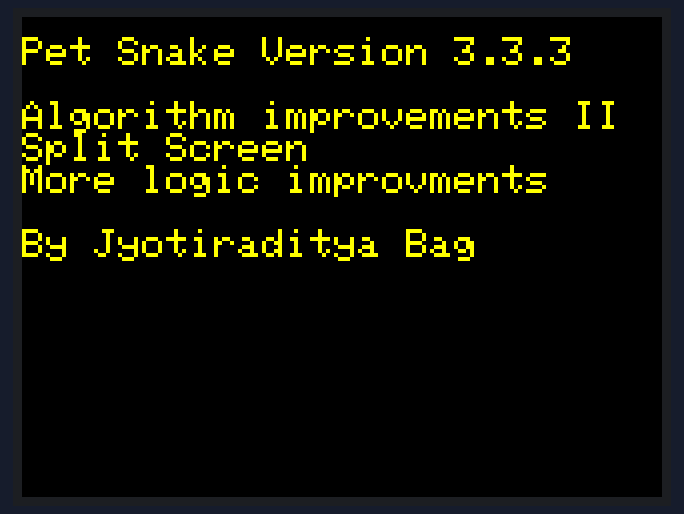
Simulated run of this sketch. Board: Arduino Uno, built with avr-gcc and run on an emulated ATmega328P. Shown: 320×240 colour display. Random numbers use the default seed unless the sketch sets one.

Above: at 0.4 s.
At 5.4 s:
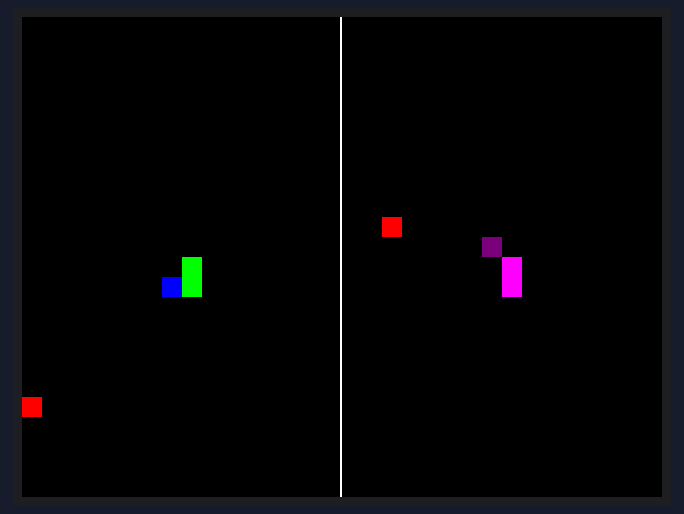
At 10.0 s:
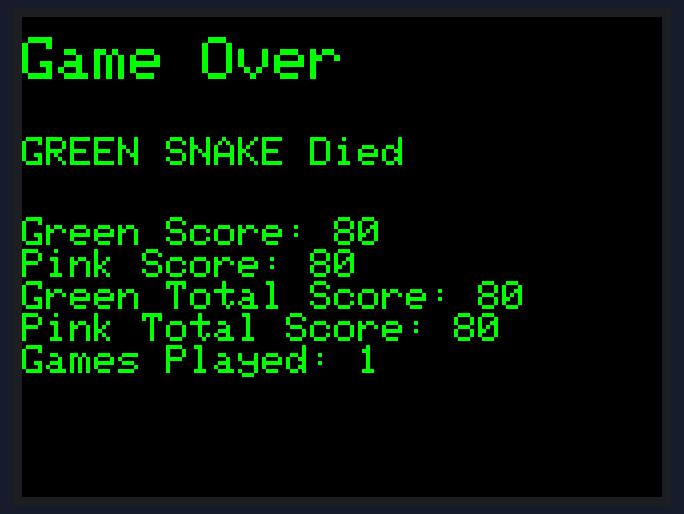
At 21.77 s:
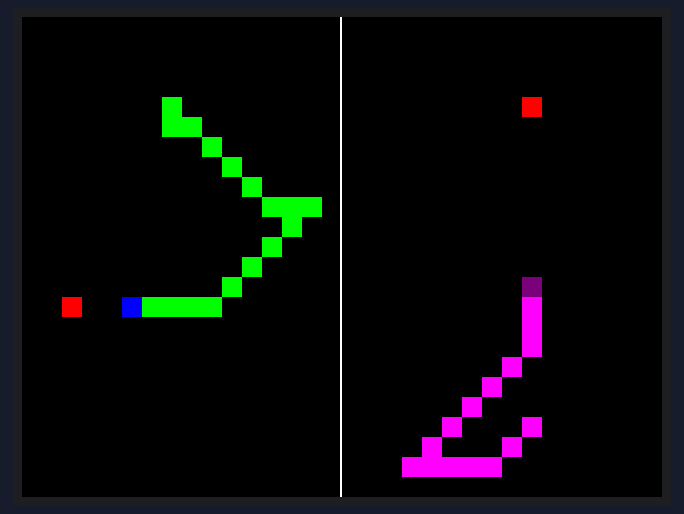
At 23.4 s:
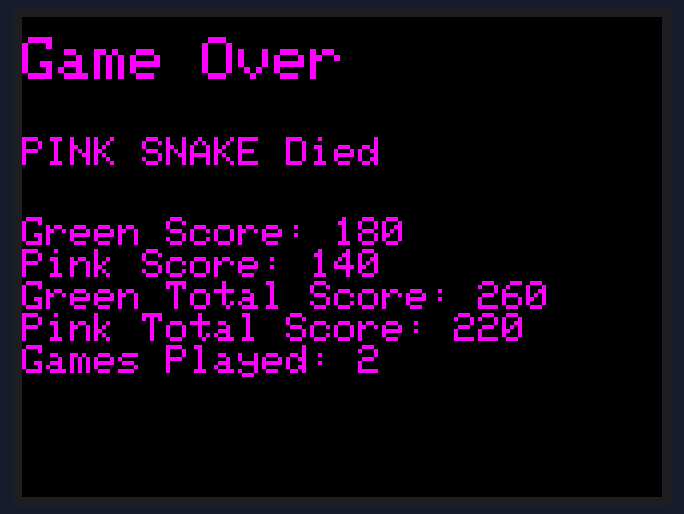
At 33.6 s:
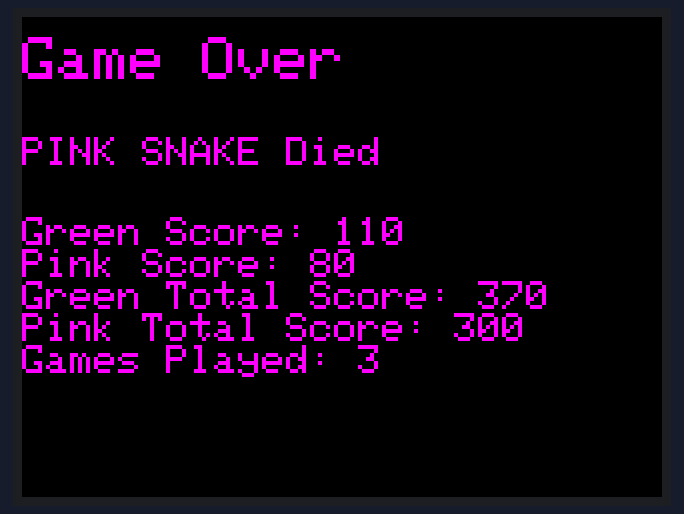

The sketch:

PET_SNAKE_V3.3.3.ino
```cpp
#include <MCUFRIEND_kbv.h>
MCUFRIEND_kbv tft;

#define TFT_BLACK   0x0000
#define TFT_BLUE    0x001F
#define TFT_RED     0xF800
#define TFT_GREEN   0x07E0
#define TFT_CYAN    0x07FF
#define TFT_MAGENTA 0xF81F
#define TFT_YELLOW  0xFFE0
#define TFT_WHITE   0xFFFF
#define TFT_VIOLET  0x780F

// Game variables for snake1
int snake1X[100], snake1Y[100], numSegments1;
int dir1X, dir1Y;
int target1  = 0; // 0 for apple1, 1 for apple2, 2 for apple3, 3 for apple4
int score1 = 0;
int totalScore1 = 0;

// Game variables for snake2
int snake2X[100], snake2Y[100], numSegments2;
int dir2X, dir2Y;
int target2 = 1; // 0 for apple1, 1 for apple2
int score2 = 0;
int totalScore2 = 0;

//game counter
int gameCount = 0;

// Variables for four apples
int apple1X, apple1Y;
int apple2X, apple2Y;
//int apple3X, apple3Y;
//int apple4X, apple4Y;

// Grid size
int gridSize = 10;

void versionInfo()
{
  tft.fillScreen(TFT_BLACK);
  tft.setCursor(0,10);
  tft.setTextColor(TFT_YELLOW);
  tft.setTextSize(2);
  tft.println("Pet Snake Version 3.3.3");
  tft.println(" ");
  tft.println("Algorithm improvements II");
  tft.println("Split Screen");
  tft.println("More logic improvments");
  tft.println(" ");
  tft.println("By Jyotiraditya Bag");
  delay(5000);

}
void setup() {
  uint16_t ID = tft.readID();
    tft.begin(ID);
    tft.setRotation(1);
    clearScreen();
    versionInfo();
    clearScreen();
    randomSeed(analogRead(0));
    startGame();
}

void loop() {
  int oldTail1X = snake1X[numSegments1 - 1];
  int oldTail1Y = snake1Y[numSegments1 - 1];

  int oldTail2X = snake2X[numSegments2 - 1];
  int oldTail2Y = snake2Y[numSegments2 - 1];

  moveSnake(snake1X, snake1Y, &dir1X, &dir1Y, &numSegments1, &target1, apple1X, apple1Y, apple2X, apple2Y, 0, tft.width()/2);

  moveSnake(snake2X, snake2Y, &dir2X, &dir2Y, &numSegments2, &target2, apple1X, apple1Y, apple2X, apple2Y, tft.width()/2, tft.width());


  if (snake1X[0] == apple1X && snake1Y[0] == apple1Y) {
    eatApple(snake1X, snake1Y, &numSegments1, &target1, &score1);
    spawnApple(&apple1X,&apple1Y, 0, tft.width()/2);
  }


  if (snake1X[0] == apple2X && snake1Y[0] == apple2Y) {
    eatApple(snake1X, snake1Y, &numSegments1, &target1, &score1);
    spawnApple(&apple2X,&apple2Y, tft.width()/2, tft.width());
  }

    if (snake2X[0] == apple1X && snake2Y[0] == apple1Y) {
    eatApple(snake2X, snake2Y, &numSegments2, &target2, &score2);
    spawnApple(&apple1X,&apple1Y, 0, tft.width()/2);
  }


  if (snake2X[0] == apple2X && snake2Y[0] == apple2Y) {
    eatApple(snake2X, snake2Y, &numSegments2, &target2, &score2);
    spawnApple(&apple2X,&apple2Y, tft.width()/2, tft.width());
  }


  if (checkCollision(snake1X, snake1Y,numSegments1)) {
    score1 -= 20;// lose points on dying
    totalScore1 += score1;
    totalScore2 += score2;
    gameOver("GREEN SNAKE", TFT_GREEN, score1, score2, totalScore1, totalScore2, gameCount);
    clearScreen();
    startGame();
  }


  if (checkCollision(snake2X,snake2Y,numSegments2)) {
    score2 -= 20;// lose points on dying
    totalScore1 += score1;
    totalScore2 += score2;
    gameOver("PINK SNAKE", TFT_MAGENTA, score1, score2, totalScore1, totalScore2, gameCount);
    clearScreen();
    startGame();
  }


  // Erase old tail positions
  tft.fillRect(oldTail1X, oldTail1Y, gridSize, gridSize,TFT_BLACK);

  tft.fillRect(oldTail2X, oldTail2Y, gridSize, gridSize,TFT_BLACK);


  drawSnake(snake1X,snake1Y,numSegments1,TFT_BLUE,TFT_GREEN);


  drawSnake(snake2X,snake2Y,numSegments2,TFT_VIOLET,TFT_MAGENTA);

  tft.fillRect(tft.width()/2 -1, 0, 1, tft.height(), TFT_WHITE);


  delay(50);
}

void clearScreen() {
    tft.fillScreen(TFT_BLACK);
    tft.fillRect(tft.width()/2 -1, 0, 1, tft.height(), TFT_WHITE);
}

void startGame() {

   numSegments1 = numSegments2 =3;

   // Initialize the positions of the snakes to be in the middle of the screen
   for(int i=0;i<numSegments1;i++){
       snake1X[i] = (tft.width() / gridSize) /4 * gridSize;
       snake1Y[i] = ((tft.height() / gridSize) /2 + i) * gridSize;
   }
   for(int i=0;i<numSegments2;i++){
       snake2X[i] = (tft.width() / gridSize) *3/4 * gridSize;
       snake2Y[i] = ((tft.height() / gridSize) /2 + i) * gridSize;
   }

   spawnApple(&apple1X,&apple1Y, 0, tft.width()/2);

   spawnApple(&apple2X,&apple2Y, tft.width()/2, tft.width());


   //reset scores for new game
   score1 = score2 = 0;

   //increase game counter
   gameCount++;
}

void spawnApple(int* appleX,int* appleY, int minX, int maxX) {
    *appleX = random(minX / gridSize, maxX / gridSize) * gridSize;
    *appleY = random(tft.height() / gridSize) * gridSize;

    // Draw apple
    tft.fillRect(*appleX, *appleY, gridSize, gridSize, TFT_RED);
}

void moveSnake(int* snakeX,int* snakeY,int* dirX,int* dirY,int* numSegments, int* target, int apple1X, int apple1Y, int apple2X, int apple2Y, int minX, int maxX) {
    // Simple AI: stick to chosen apple until it is eaten
    int newDirX = *dirX;
    int newDirY = *dirY;
    if (*target == 0) {
        if (apple1X != *snakeX && apple1Y != *snakeY) {
            newDirX = (apple1X > *snakeX) ? gridSize : -gridSize;
            newDirY = (apple1Y > *snakeY) ? gridSize : -gridSize;
        } else if (apple1X != *snakeX) {
            newDirX = (apple1X > *snakeX) ? gridSize : -gridSize;
            newDirY = 0;
        } else if (apple1Y != *snakeY) {
            newDirY = (apple1Y > *snakeY) ? gridSize : -gridSize;
            newDirX = 0;
        }
    }
    else if (*target == 1) {
        if (apple2X != *snakeX && apple2Y != *snakeY) {
            newDirX = (apple2X > *snakeX) ? gridSize : -gridSize;
            newDirY = (apple2Y > *snakeY) ? gridSize : -gridSize;
        } else if (apple2X != *snakeX) {
            newDirX = (apple2X > *snakeX) ? gridSize : -gridSize;
            newDirY = 0;
        } else if (apple2Y != *snakeY) {
            newDirY = (apple2Y > *snakeY) ? gridSize : -gridSize;
            newDirX = 0;
        }
    }

    // Check for collisions in the new direction
    int newX = *snakeX + newDirX;
    int newY = *snakeY + newDirY;
    bool collision = false;
    for(int i=0; i<*numSegments; i++) {
        if(newX == *(snakeX+i) && newY == *(snakeY+i)) {
            collision = true;
            break;
        }
    }

    // If a collision is detected, try turning left or right
    if (collision) {
        // Try turning right
        int temp = newDirX;
        newDirX = -newDirY;
        newDirY = temp;

        newX = *snakeX + newDirX;
        newY = *snakeY + newDirY;

        for(int i=0; i<*numSegments; i++) {
            if(newX == *(snakeX+i) && newY == *(snakeY+i)) {
                // If there's still a collision, turn in the other direction
                newDirX = -newDirX;
                newDirY = -newDirY;

                newX = *snakeX + newDirX;
                newY = *snakeY + newDirY;
                break;
            }
        }
    }

    // Check if the new position is out of bounds
    if (newX < minX || newX >= maxX || newY < 0 || newY >= tft.height()) {
        // If out of bounds, try turning right
        int temp = newDirX;
        newDirX = -newDirY;
        newDirY = temp;

        newX = *snakeX + newDirX;
        newY = *snakeY + newDirY;

        if (newX < minX || newX >= maxX || newY < 0 || newY >= tft.height()) {
            // If still out of bounds, try turning into other direction
            newDirX = -newDirX;
            newDirY = -newDirY;
      }
    }

    // Update direction
    *dirX = newDirX;
    *dirY = newDirY;

    // Shift segments down the array
    for (int i=*numSegments-1; i>0; i--) {
        *(snakeX+i) = *(snakeX+i-1);
        *(snakeY+i) = *(snakeY+i-1);
    }

    // Move head
    *snakeX += *dirX;
    *snakeY += *dirY;
}


bool checkCollision(int* snakeX, int* snakeY, int numSegments) {
    for(int i=1; i<numSegments; i++) {
        if(*snakeX == *(snakeX+i) && *snakeY == *(snakeY+i)) {
            return true;
        }
    }
    return false;
}

void eatApple(int* snakeX, int* snakeY, int* numSegments,int* target, int* score) {
    // Add new segment at position offset from head
    *(snakeX+*numSegments) = *(snakeX+*numSegments-1);
    *(snakeY+*numSegments) = *(snakeY+*numSegments-1);

    (*numSegments)++;

    *score += 10; //gain points by eating apple

    // Choose new target apple
    //*target = random(2);
}

void drawSnake(int* snakeX, int* snakeY, int numSegments,uint16_t headColor,uint16_t bodyColor) {
    // Draw new head position
    tft.fillRect(*snakeX,*snakeY,gridSize,gridSize,headColor);

    // Draw rest of the body
    for (int i=1; i<numSegments; i++) {
        tft.fillRect(*(snakeX+i),*(snakeY+i),gridSize,gridSize,bodyColor);
    }
}

void gameOver(const char* msg, uint16_t color, int score1, int score2, int totalScore1, int totalScore2, int gameCount) {
    tft.fillScreen(TFT_BLACK);
    tft.setCursor(0,10);
    tft.setTextColor(color);
    tft.setTextSize(3);
    tft.println("Game Over");
    tft.setCursor(0,60);
    tft.setTextSize(2);
    tft.print(msg);
    tft.println(" Died");
    tft.setCursor(0,100);
    tft.print("Green Score: ");
    tft.println(score1);
    tft.print("Pink Score: ");
    tft.println(score2);
    tft.print("Green Total Score: ");
    tft.println(totalScore1);
    tft.print("Pink Total Score: ");
    tft.println(totalScore2);
    tft.print("Games Played: ");
    tft.println(gameCount);
    delay(4000); // Wait for 2000 ms
}
```

Measured:
- what the display in image 2 shows lasts 4.0 s, from 9.9 s to 13.9 s
